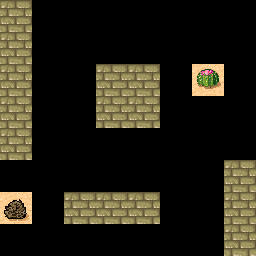

This is a level from a 2D game, rendered from its Tiled map with the project's own tilesets. A one-line summary and the complete map file follow:
An orthogonal 8x8 tile map with 32x32 px tiles, 2 tile layers (wallsLayer, thingsLayer), 2 hidden layers not drawn.

<map version="1.0" orientation="orthogonal" renderorder="right-down" width="8" height="8" tilewidth="32" tileheight="32" nextobjectid="1">
 <tileset firstgid="1" name="tiles" tilewidth="32" tileheight="32" spacing="1" margin="1" tilecount="48">
  <image source="tiles.png" width="265" height="199" />
 </tileset>
 <layer name="groundLayer" width="8" height="8" visible="0">
  <data encoding="csv">
30,30,30,30,30,30,30,30,
30,30,30,30,30,30,30,30,
30,30,30,30,30,30,30,30,
30,30,30,30,30,30,30,30,
30,30,30,30,30,30,30,30,
30,30,30,30,30,30,30,30,
30,30,30,30,30,30,30,30,
30,30,30,30,30,30,30,30
</data>
 </layer>
 <layer name="wallsLayer" width="8" height="8">
  <data encoding="csv">
10,0,0,0,0,0,0,0,
10,0,0,0,0,0,0,0,
10,0,0,10,10,0,0,0,
10,0,0,10,10,0,0,0,
10,0,0,0,0,0,0,0,
0,0,0,0,0,0,0,10,
0,0,10,10,10,0,0,10,
0,0,0,0,0,0,0,10
</data>
 </layer>
 <layer name="playerLayer" width="8" height="8" visible="0">
  <data encoding="csv">
0,0,0,0,0,0,0,0,
0,0,0,0,0,0,0,0,
0,0,0,0,0,0,0,0,
0,0,0,0,0,0,0,0,
0,0,0,0,0,0,0,0,
0,0,0,0,0,0,0,0,
0,0,0,0,0,0,0,0,
0,0,0,0,0,0,0,0
</data>
 </layer>
 <layer name="thingsLayer" width="8" height="8">
  <data encoding="csv">
0,0,0,0,0,0,0,0,
0,0,0,0,0,0,0,0,
0,0,0,0,0,0,31,0,
0,0,0,0,0,0,0,0,
0,0,0,0,0,0,0,0,
0,0,0,0,0,0,0,0,
47,0,0,0,0,0,0,0,
0,0,0,0,0,0,0,0
</data>
 </layer>
</map>
